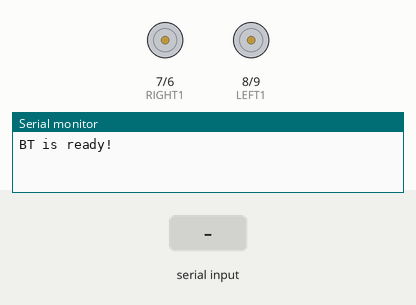
This sketch was run on a simulated Arduino Uno, built with avr-gcc and run on an emulated ATmega328P. Shown: motor-driver pin pairs drawn as motors (green arrow = first pin HIGH = forward, orange = second pin HIGH = backward, longer = more drive, scaled by the enable pin), the last lines printed to the serial monitor. The inputs (shaded band) are chosen by the test bench.

Above: at 1.2 s.
1.3 s: "g" received over Serial
At 2.2 s:
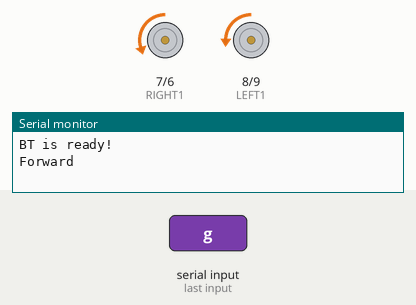
2.8 s: "F" received over the second serial link
At 3.3 s:
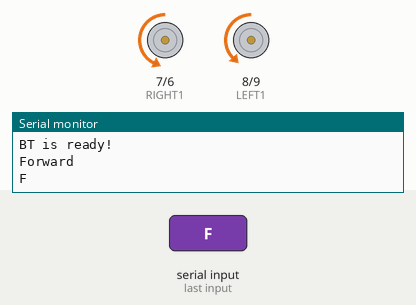
4.3 s: "s" received over Serial
At 5.5 s:
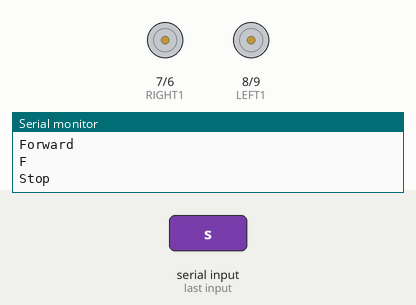
5.8 s: "B" received over the second serial link
At 6.8 s:
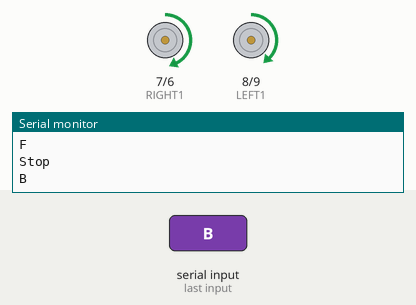
7.3 s: "L" received over the second serial link
At 7.9 s:
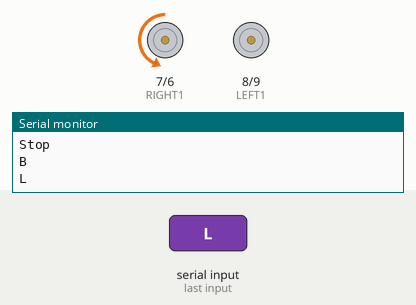
8.8 s: "R" received over the second serial link
At 10.2 s:
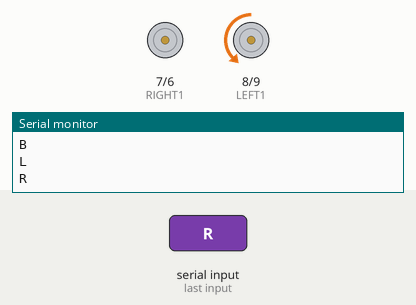
Timing chart, 0 to 11.3 s (numbered marks = the images above; inputs shaded):
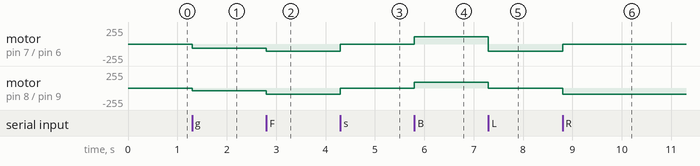

Measured:
- after the input at 1.3 s, motor on pin 7 (RIGHT1) / pin 6 (RIGHT2): stopped → backward 60/255 at once; motor on pin 8 (LEFT1) / pin 9 (LEFT2): stopped → backward 40/255 at once
- after the input at 2.8 s, motor on pin 7 (RIGHT1) / pin 6 (RIGHT2): backward 60/255 → backward 110/255 at once; motor on pin 8 (LEFT1) / pin 9 (LEFT2): backward 40/255 → backward 90/255 at once
- after the input at 4.3 s, motor on pin 7 (RIGHT1) / pin 6 (RIGHT2): backward 110/255 → stopped at once; motor on pin 8 (LEFT1) / pin 9 (LEFT2): backward 90/255 → stopped at once
- after the input at 5.8 s, motor on pin 7 (RIGHT1) / pin 6 (RIGHT2): stopped → forward 110/255 at once; motor on pin 8 (LEFT1) / pin 9 (LEFT2): stopped → forward 90/255 at once
- after the input at 7.3 s, motor on pin 7 (RIGHT1) / pin 6 (RIGHT2): forward 110/255 → backward 110/255 at once; motor on pin 8 (LEFT1) / pin 9 (LEFT2): forward 90/255 → stopped at once
- after the input at 8.8 s, motor on pin 7 (RIGHT1) / pin 6 (RIGHT2): backward 110/255 → stopped at once; motor on pin 8 (LEFT1) / pin 9 (LEFT2): stopped → backward 90/255 at once

The sketch:

car.ino
```cpp
#include <SoftwareSerial.h>   // 引用程式庫
#include <Wire.h>

// 定義連接藍牙模組的序列埠
SoftwareSerial BT(2, 3); // 接收腳RX, 傳送腳TX.(2接藍芽TX,3接藍芽RX)

char Car_status;
//右馬達
const byte RIGHT1 = 7; //IN3
const byte RIGHT2 = 6; //IN4
const byte RIGHT_PWM= 5;

//左馬達
const byte LEFT1 = 8; //IN1
const byte LEFT2 = 9; //IN2
const byte LEFT_PWM= 10;

///紅外線1
int DigitalPin = 4;
int AnalogPin = A0;
//2
int DigitalPin1 = 11;
int AnalogPin1 = A1;
//中間
int DigitalPin2 = 12;

byte Speed_value = 100; //設定PWM輸出值（車子速度
byte Speed_value1 = 130; //給右輪子
//尋跡
int Speed_value2 = 90;
int Speed_value3 = 110;//給右輪子
int Speed_value4 = 40;
int Speed_value5 = 60;//給右輪子
int timer= 200;        //設定車子行走時間

void setup() {
  Serial.begin(9600);   //  以9600 bps初始化序列埠
  Serial.println("BT is ready!");
  BT.begin(9600); // 設定HC-05藍牙模組，AT命令模式的連線速率。）
  //L298N
  pinMode(RIGHT1, OUTPUT);
  pinMode(RIGHT2, OUTPUT);
  pinMode(RIGHT_PWM, OUTPUT);
  pinMode(LEFT1, OUTPUT);
  pinMode(LEFT2, OUTPUT);
  pinMode(LEFT_PWM, OUTPUT);
  //紅外線
  pinMode(DigitalPin, INPUT); // 設定數位Pin為輸入
  pinMode(AnalogPin, INPUT); // 設定數位Pin為輸入
  pinMode(DigitalPin1, INPUT);
  pinMode(DigitalPin2, INPUT);

}

void backward(){
  digitalWrite(LEFT1, HIGH);
  digitalWrite(LEFT2, LOW);
  digitalWrite(RIGHT1, HIGH);
  digitalWrite(RIGHT2, LOW);
  analogWrite(LEFT_PWM, Speed_value2);
  analogWrite(RIGHT_PWM, Speed_value3);
}
void backward1(){ //右輪快
  digitalWrite(LEFT1, HIGH);
  digitalWrite(LEFT2, LOW);
  digitalWrite(RIGHT1, HIGH);
  digitalWrite(RIGHT2, LOW);
  analogWrite(LEFT_PWM, Speed_value2);
  analogWrite(RIGHT_PWM, Speed_value1);
}


void forward(){
  digitalWrite(LEFT1, LOW);
  digitalWrite(LEFT2, HIGH);
  digitalWrite(RIGHT1, LOW);
  digitalWrite(RIGHT2, HIGH);
  analogWrite(LEFT_PWM, Speed_value2);
  analogWrite(RIGHT_PWM, Speed_value3);
}
void forward2(){
  digitalWrite(LEFT1, LOW);
  digitalWrite(LEFT2, HIGH);
  digitalWrite(RIGHT1, LOW);
  digitalWrite(RIGHT2, HIGH);
  analogWrite(LEFT_PWM, Speed_value4);
  analogWrite(RIGHT_PWM, Speed_value5);
}

void left(){
  digitalWrite(RIGHT1, LOW);
  digitalWrite(RIGHT2, HIGH);
  analogWrite(LEFT_PWM, 0);
  analogWrite(RIGHT_PWM, Speed_value3);
}

void right(){
  digitalWrite(LEFT1, LOW);
  digitalWrite(LEFT2, HIGH);
  analogWrite(LEFT_PWM, Speed_value2);
  analogWrite(RIGHT_PWM, 0);
}

void stopMotor(){
  analogWrite(LEFT_PWM, 0);
  analogWrite(RIGHT_PWM, 0);
}


void loop() {
   if (BT.available()) { // 如果藍芽接收到資料
    Car_status =BT.read();
    Serial.println(Car_status);
    if (Car_status == 'F') {  //前進
      forward();
    } else if (Car_status == 'B') {  //後退
      backward();
    } else if (Car_status == 'L') {  //左轉
      left();
    } else if (Car_status == 'R') {  //右轉
      right();
    } else if (Car_status == 'S') {  //停止
      stopMotor();
    }
  }

else
  {
    if (Serial.available()) // 檢查是否有可用的訊息
    {
     char receivedChar = Serial.read(); // 讀取接收到的字元
       if (receivedChar == 's') // 判斷接收到的字元是否為 's'
       {
          Serial.println("Stop"); // 在序列埠中顯示出 "Stop"
          stopMotor();
       }
       if (receivedChar == 'g')
       {

         Serial.println("Forward"); // 在序列埠中顯示出 "Forward"
         forward2();
         delay(500);
       }
    }
 }
}
```
